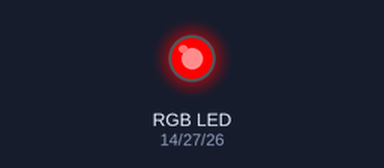
Bench run of a sketch on a simulated ESP32. On the bench: an RGB LED mixed from three pins (HIGH = lit). What the sketch prints to the serial monitor is not drawn.

Above: at 0.5 s.
At 1.5 s:
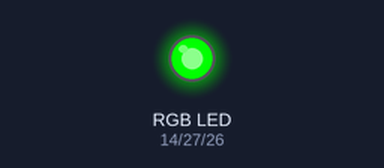
At 5.5 s:
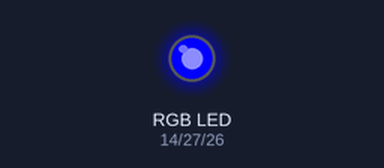
Timing chart, 0 to 6.9 s (numbered marks = the images above):
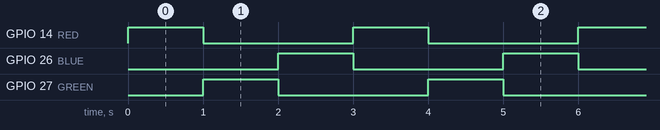

Measured:
- by itself, GPIO 14 (RED), GPIO 26 (BLUE), GPIO 27 (GREEN): alternates HIGH for 1.0 s and LOW for 2.0 s
- by itself, everything shown: repeats every 3.0 s, in 3 steps

The sketch:

Module_RGB.ino
```cpp
#define RED 14
#define GREEN 27
#define BLUE 26

void setup() {
  // put your setup code here, to run once:
  Serial.begin(115200);
  Serial.println("Hello, ESP32!");
  pinMode(RED, OUTPUT);
  pinMode(GREEN, OUTPUT);
  pinMode(BLUE, OUTPUT);
}

void loop() {
  // color code #00C9CC (R = 0,   G = 201, B = 204)
  setColor(255, 0, 0);

  delay(1000); // keep the color 1 second

  // color code #F7788A (R = 247, G = 120, B = 138)
  setColor(0, 255, 0);

  delay(1000); // keep the color 1 second

  // color code #34A853 (R = 52,  G = 168, B = 83)
  setColor(0, 0, 255);

  delay(1000); // keep the color 1 second
}

void setColor(int R, int G, int B) {
  analogWrite(RED,   R);
  analogWrite(GREEN, G);
  analogWrite(BLUE,  B);
}
```
